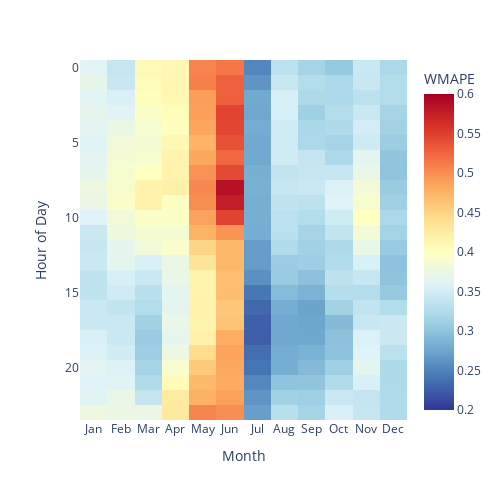

Notebook code cell kept with this figure:
### Code cell
_ = mlp_60.plot_heatmap()

### Figure 1 — Plotly figure (JSON) as saved in the notebook; plotly's stock layout.template omitted (floating-point values rounded to 4 significant figures; data arrays with more than 128 entries replaced by an {"elided": "..."} marker saying what was removed)
{"data": [{"coloraxis": "coloraxis", "hovertemplate": "Month: %{x}<br>Hour of Day: %{y}<br>WMAPE: %{z}<extra></extra>", "name": "0", "type": "heatmap", "x": ["Jan", "Feb", "Mar", "Apr", "May", "Jun", "Jul", "Aug", "Sep", "Oct", "Nov", "Dec"], "xaxis": "x", "y": [0, 1, 2, 3, 4, 5, 6, 7, 8, 9, 10, 11, 12, 13, 14, 15, 16, 17, 18, 19, 20, 21, 22, 23], "yaxis": "y", "z": {"elided": "24x12 float values"}}], "layout": {"autosize": false, "coloraxis": {"cmax": 0.6, "cmin": 0.2, "colorbar": {"title": {"text": "WMAPE"}}, "colorscale": [[0, "rgb(49,54,149)"], [0.1, "rgb(69,117,180)"], [0.2, "rgb(116,173,209)"], [0.3, "rgb(171,217,233)"], [0.4, "rgb(224,243,248)"], [0.5, "rgb(255,255,191)"], [0.6, "rgb(254,224,144)"], [0.7, "rgb(253,174,97)"], [0.8, "rgb(244,109,67)"], [0.9, "rgb(215,48,39)"], [1, "rgb(165,0,38)"]]}, "height": 500, "margin": {"t": 60}, "width": 500, "xaxis": {"anchor": "y", "autorange": true, "domain": [0, 1], "range": [-0.5, 11.5], "side": "bottom", "title": {"text": "Month"}, "type": "category"}, "yaxis": {"anchor": "x", "autorange": true, "domain": [0, 1], "range": [23.5, -0.5], "title": {"text": "Hour of Day"}, "type": "linear"}}}
